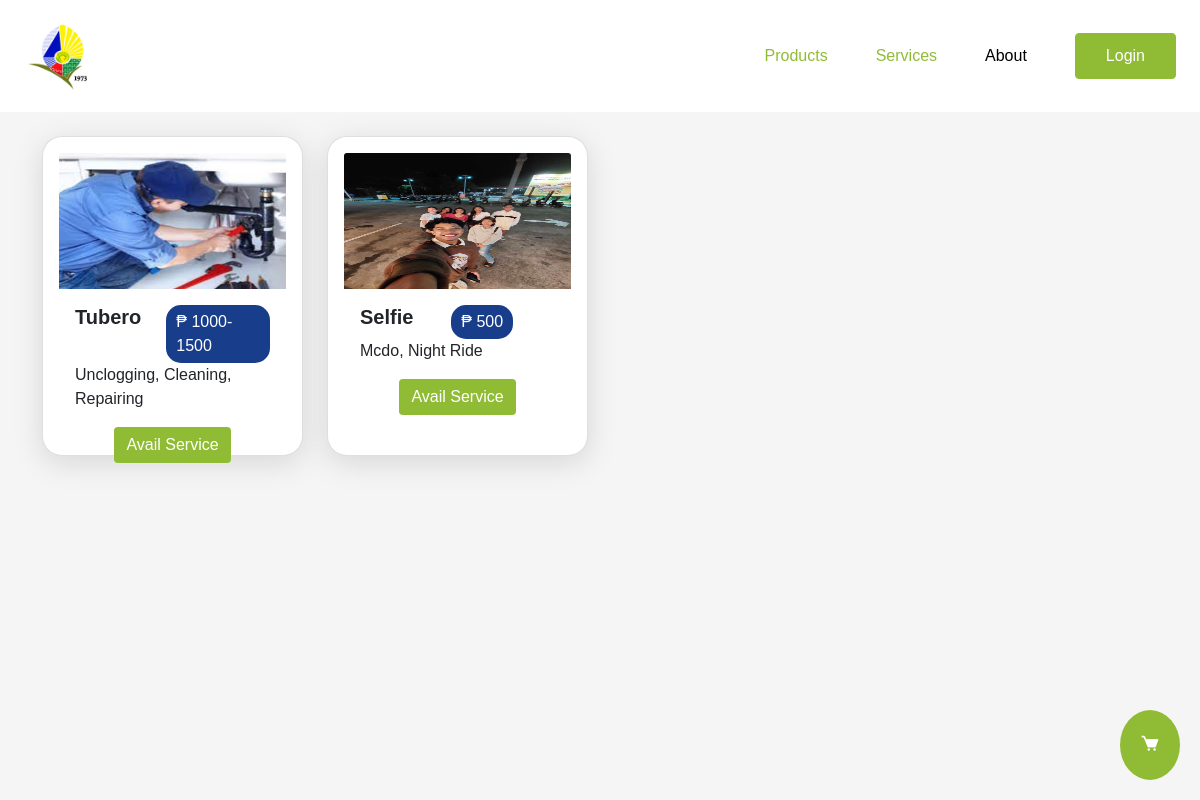
/services.php, run on the app's committed database.
### tables this page shows
CREATE TABLE `services` (
  `id` int(11) NOT NULL,
  `image` varchar(255) NOT NULL,
  `title` varchar(255) NOT NULL,
  `description` text NOT NULL,
  `service_price_range` varchar(250) NOT NULL,
  `timestamp` date NOT NULL DEFAULT current_timestamp()
);

### services.php (the view, shortened to what this page needs)
<?php
    include 'components/header.php';
    function getLogin() {
        if(isset($_SESSION["loggedin"]) && $_SESSION["loggedin"] === true){
            echo '<li><a href="profile.php"><i class="bx bx-user"></i></a></li>';
            echo '<li><a href="logout.php" class="btn btn-primary">Logout</a></li>';
        } else {
            echo '<li><a href="login.php" class="btn btn-primary">Login</a></li>';
        }
    }
?>
<body>
    <div class="position-bottom-right">
        <a href="services_cart.php" class="btn btn-primary text-decoration-none border-0" id="cart-button">
            <i class='bx bxs-cart'></i>
        </a>
    </div>
    <div class="wrapper w-100">
        <nav class="d-flex justify-content-between align-items-center flex-wrap">
            <a href="index.php"><img src="img/logo.png" class="logo" /></a>
            <div class="menu">
                <ul class="d-flex align-items-center list-unstyled gap-5 m-0">
                    <li><a href="index.php#sidebar" target="_self" class="active">Products</a></li>
                    <li><a href="services.php" target="_self" class="active">Services</a></li>
                    <li><a href="about.php" target="_self">About</a></li>
                    <?php
                        getLogin();
                    ?>
                </ul>
            </div>
        </nav>
    </div>
    <div class="container mt-4 mb-4">
        <div class="row">
            <div class="col-lg-12">
                <div class="row" id="productContainer">
                    <?php
                        $sql = "SELECT * FROM services";
                        $sqlres = mysqli_query($conn, $sql);
                        foreach($sqlres as $service){
                    ?>
                    <div class="col-md-3 mb-3">
                        <div class="card">
                            <img src="img/<?= htmlspecialchars($service['image']); ?>" class="card-img-top"
                                alt="<?= htmlspecialchars($service['title']); ?>">
                            <div class="card-body">
                                <div class="row">
                                    <div class="col-md-5">
                                        <h5 class="card-title fw-bolder"><?= htmlspecialchars($service['title']); ?></h5>
                                    </div>
                                    <div class="col-md-7">
                                        <p class="card-text price">₱ <?= $service['service_price_range'] ?></p>
                                    </div>
                                </div>
                                <p class="card-text"><?= htmlspecialchars($service['description']); ?></p>
                                <form action="services_cart.php" method="get">
                                    <div class="text-center">
                                        <button type="submit" class="btn btn-primary border-0" name="submit">Avail Service
                                        </button>
                                    </div>
                                </form>
                            </div>
                        </div>
                    </div>
                    <?php } ?>
                </div>
            </div>
        </div>
    </div>
</body>
</html>

### css/style.css (style rules this page uses)
* { padding: 0; margin: 0; box-sizing: border-box; font-family: "Poppins", sans-serif; }
:root { --text: #000000; --background: #f5f5f5; --primary: #90BC35; --secondary: #FFF78C; --accent: #183D8B; --white: #FFFFFF; }
body { max-width: 1250px; width: 100%; margin: auto; background-color: var(--background); }
.position-bottom-right { position: fixed; bottom: 20px; right: 20px; z-index: 1000; }
.position-bottom-right a { background-color: var(--primary); padding: 20px; font-size: 20px; border-radius: 100%; }
nav { background-color: white; padding: 1rem 1.5rem; }
nav .btn-primary { padding: 10px 30px; background-color: var(--primary); border: 1px solid var(--primary); color: var(--white); transition: all 0.3s ease-in-out; }
nav .logo { width: 5rem; border-radius: 10px; }
nav ul a { text-decoration: none; color: var(--text); }
nav ul .active { color: var(--primary); }
.container .card { border-radius: 20px; padding: 1rem; box-shadow: rgba(100, 100, 111, 0.2) 0px 7px 29px 0px; transition: transform 0.3s ease; height: 20em; }
.container .card .price { width: -moz-fit-content; width: fit-content; padding: 5px 10px; border-radius: 15px; color: var(--white); background-color: var(--accent); }
.container .card .btn-primary { background-color: var(--primary); }
.container .card img { width: 100%; height: 17vh; }

### data on the page
services: image (picture), title "Tubero", service_price_range "1000-1500", description "Unclogging, Cleaning, Repairing"
services: image (picture), title "Selfie", service_price_range "500", description "Mcdo, Night Ride"
